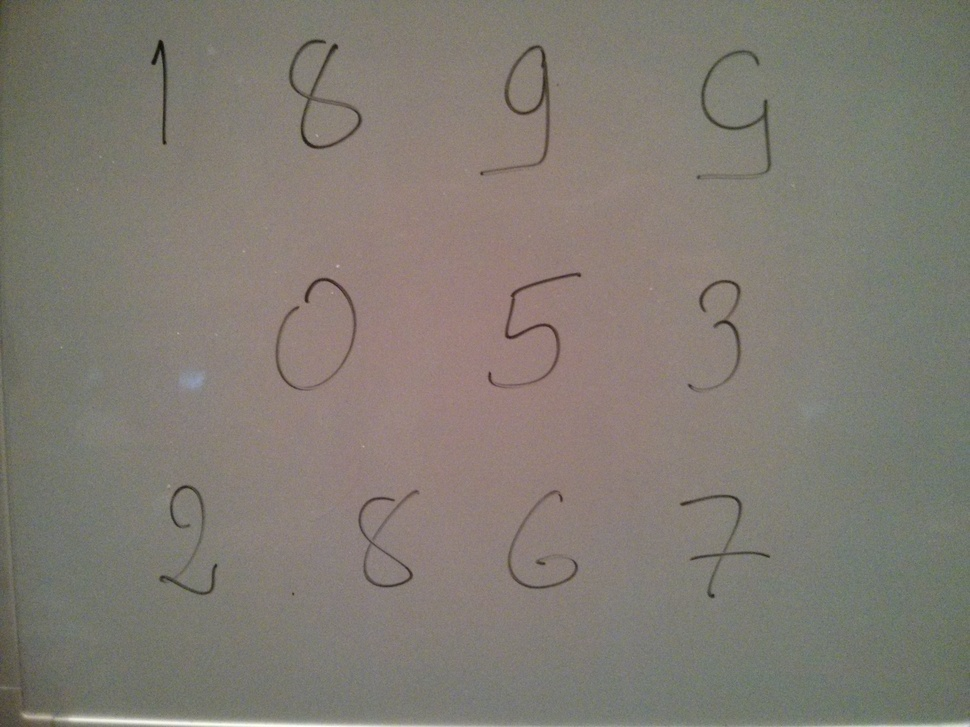
#> input picture Noise Canceling and Smoothing/BWNoiseCanceled+GaussianBlur/testimage.jpg, 970 x 727 px, shrunk from 3264 x 2448 before the run
$ python dn.py
#> lines starting #> are read from the running program, lines starting #| are printed output that depends on the picture
import numpy as np
import cv2
from matplotlib import pyplot as plt

#get image source
img = cv2.imread('testimage.jpg')
#> img is the input picture: shape (727, 970, 3); mean B, G, R 115, 123.4, 128.7

#prep for Denoising
b,g,r = cv2.split(img)           # get b,g,r
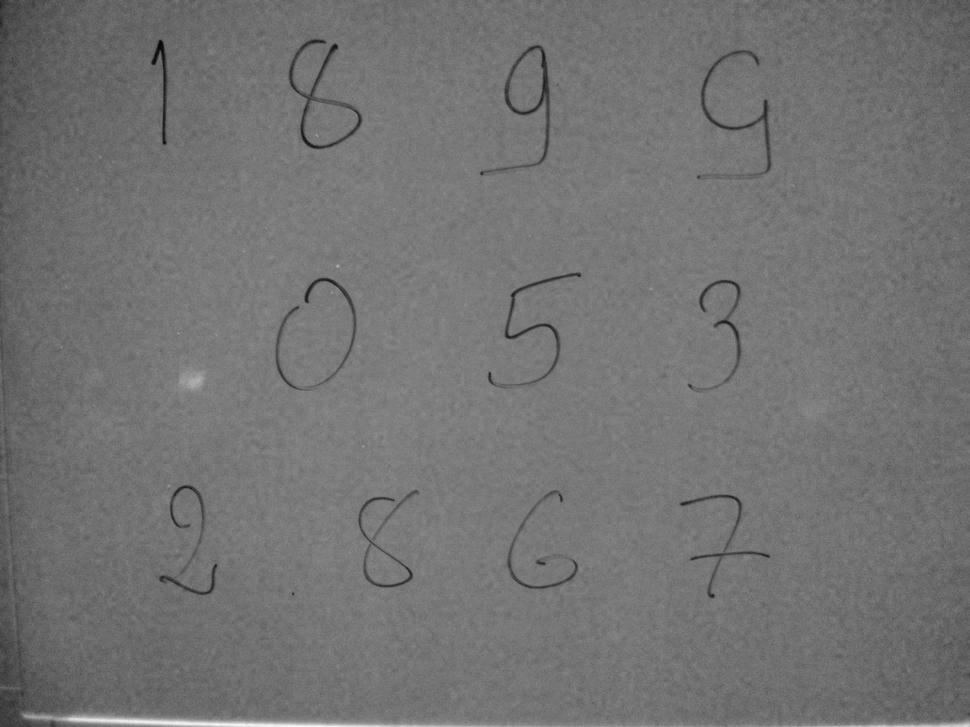
#> b: shape (727, 970); min 4, max 249, mean 115
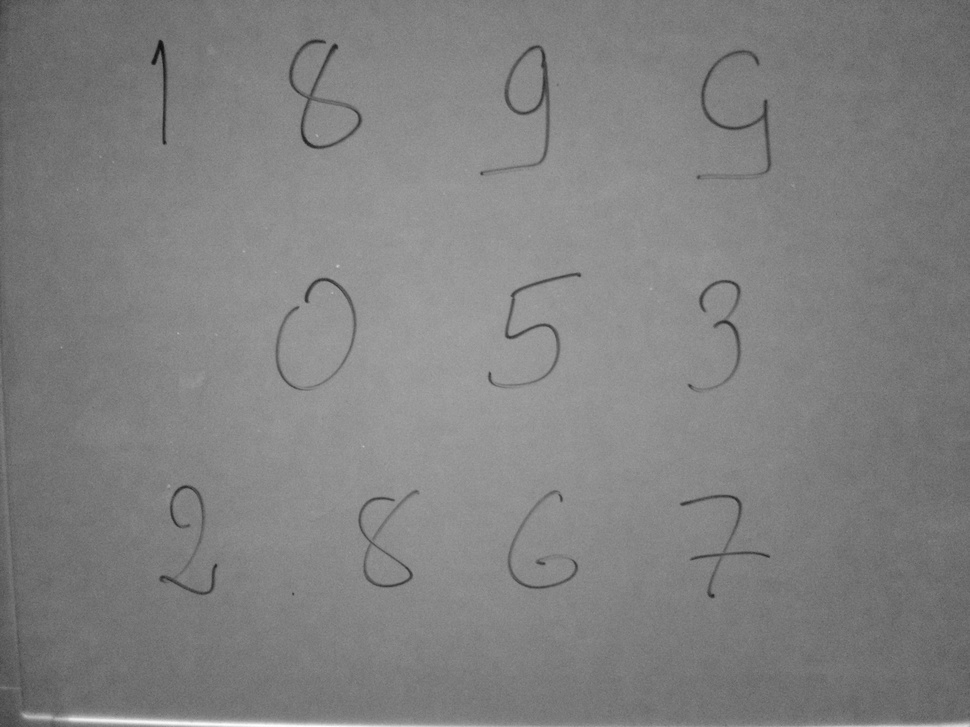
#> r: shape (727, 970); min 12, max 255, mean 128.7
rgb_img = cv2.merge([r,g,b])     # switch it to rgb

# Denoising - Non-Colored
dst = cv2.fastNlMeansDenoising(img,None,10,7,21)

b,g,r = cv2.split(dst)           # get b,g,r
rgb_dst = cv2.merge([r,g,b])     # switch it to rgb

#GussianBlur
blur = cv2.GaussianBlur(rgb_dst,(5,5),0)

#show result
plt.subplot(211),plt.imshow(rgb_dst),plt.title('B&W Noise Canceled')
plt.subplot(212),plt.imshow(blur),plt.title('B&W Noise Canceled + GaussianBlur')
plt.show()
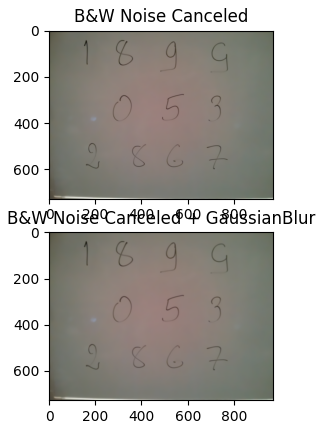
#> figure drawn by matplotlib, 2 panels
